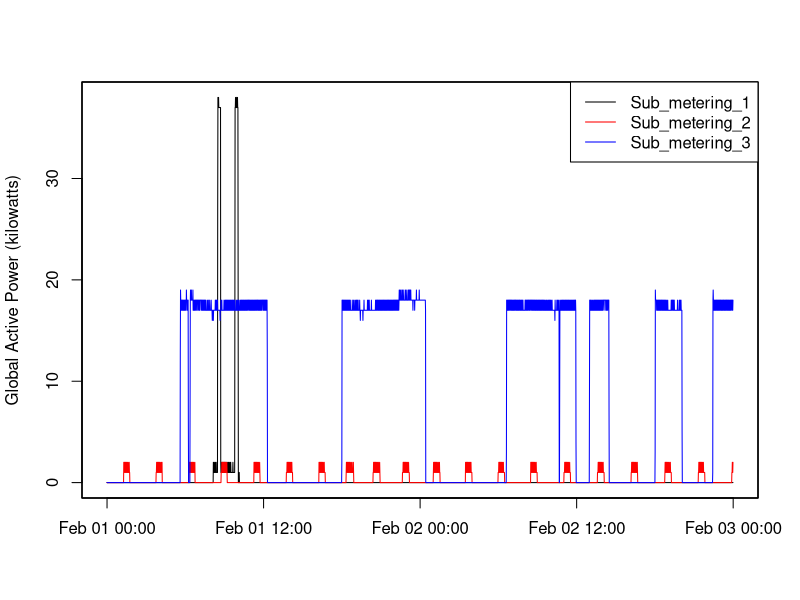

Generate this figure with R:
subset.elec <- read.csv("data/subset_data.csv")
png("plots/plot3.png", height = 480, width = 480, units = "px")
subset.elec$DateTime <- strptime(subset.elec$DateTime,
                                 format = "%Y-%m-%d %T")
yrng = with(subset.elec, 
            range(c(Sub_metering_1, Sub_metering_3, Sub_metering_3)))

with(subset.elec, 
     plot(DateTime, Sub_metering_1,type='l', 
          ylim = yrng, xlab='', ylab='Global Active Power (kilowatts)'))
par(new = T)
with(subset.elec, 
     plot(DateTime, Sub_metering_2, col = "red", ylim = yrng,
          type='l', xlab='', xaxt = "n", yaxt = "n", ylab = ""))
par(new = T)
with(subset.elec, 
     plot(DateTime, Sub_metering_3, col = "blue", ylim = yrng,
          type='l', xlab='', xaxt = "n", yaxt = "n", ylab = ""))
legend("topright", legend = c("Sub_metering_1", "Sub_metering_2", "Sub_metering_3"),
       col = c("black", "red", "blue"), lty = c(1, 1, 1))
dev.off()
